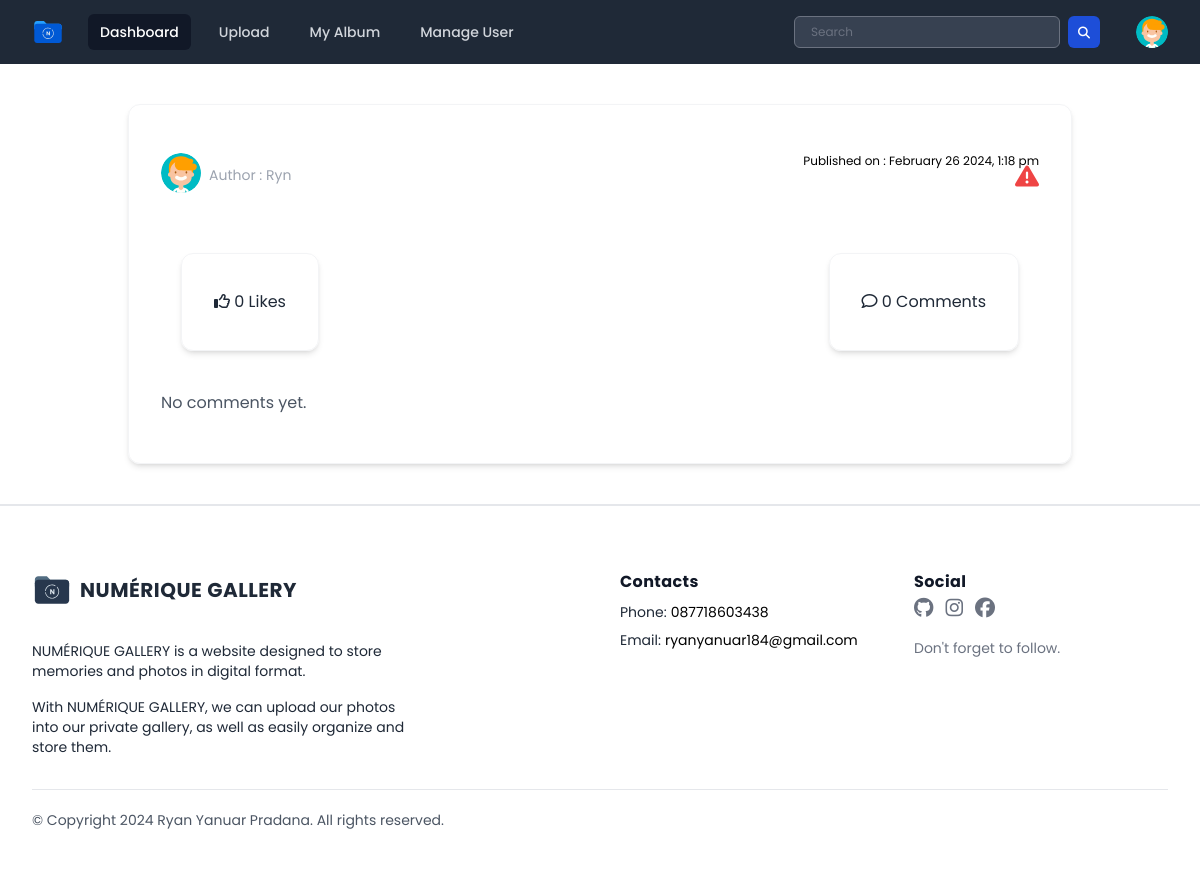
The page /public/page/user/post.php?photoID=19 (signed in) on the database its author committed.
### tables this page shows
CREATE TABLE `users` (
  `userID` int(11) NOT NULL,
  `name` varchar(255) DEFAULT NULL,
  `username` varchar(50) NOT NULL,
  `password` varchar(255) NOT NULL,
  `email` varchar(100) NOT NULL,
  `access_level` varchar(50) DEFAULT 'user',
  `last_login` datetime DEFAULT NULL,
  `createdAt` timestamp NOT NULL DEFAULT current_timestamp(),
  `profile_photo` varchar(255) DEFAULT 'default_profile.svg'
);

CREATE TABLE `photos` (
  `photoID` int(11) NOT NULL,
  `userID` int(11) NOT NULL,
  `albumID` int(11) DEFAULT 0,
  `title` varchar(100) DEFAULT NULL,
  `description` text DEFAULT NULL,
  `image_path` varchar(255) DEFAULT NULL,
  `createdAt` timestamp NOT NULL DEFAULT current_timestamp() ON UPDATE current_timestamp()
);

### public/page/user/post.php (the view, shortened to what the rows shown need)
<?php
include "../../../database/koneksi.php";
$photoID = isset($_GET['photoID']) ? $_GET['photoID'] : null;
$username = $_SESSION["username"];
$queryUserID = "SELECT * FROM users WHERE username = '$username'";
$resultUser = mysqli_query($conn, $queryUserID);
if ($resultUser && mysqli_num_rows($resultUser) > 0) {
    $rowUser = mysqli_fetch_assoc($resultUser);
    $profile_photo = $rowUser["profile_photo"];
    $username = $rowUser["username"];
    if ($photoID) {
        $query = "SELECT photos.photoID, photos.userID, photos.title, photos.description, photos.image_path, photos.createdAt, users.name, users.username
        FROM photos
        INNER JOIN users ON photos.userID = users.userID
        WHERE photos.photoID = $photoID";
        $result = mysqli_query($conn, $query);
        if ($result && mysqli_num_rows($result) > 0) {
            $row = mysqli_fetch_assoc($result);
            $createdAt = date('F j Y, g:i a', strtotime($row['createdAt']));
            $username = $row['username'];
        }
    }
}
?>
<!DOCTYPE html>
<html lang="en">
<head>
    <link rel="stylesheet" href="../../css/output.css">
    <link rel="stylesheet" href="../../css/style.css">
    <link rel="stylesheet" href="../../css/all.min.css">
    <link rel="stylesheet" href="../../css/fontawesome.min.css">
</head>
<body class="h-screen overflow-x-hidden font-poppins">
    <div x-data="{ open: false, profileMenuOpen: false }">
        <nav class="bg-gray-800">
            <div class="mx-auto max-w-7xl px-2 sm:px-6 lg:px-8">
                <div class="relative flex h-16 items-center justify-between">
                    <div class="flex items-center">
                        <div class="absolute inset-y-0 right-0 flex items-center pr-2 sm:static sm:inset-auto sm:ml-6 sm:pr-0">
                            <div class="relative ml-3">
                                <div>
                                    <button @click="profileMenuOpen = !profileMenuOpen" type="button" class="relative flex rounded-full bg-gray-800 text-sm focus:outline-none focus:ring-2 focus:ring-white focus:ring-offset-2 focus:ring-offset-gray-800" id="user-menu-button" aria-expanded="false" aria-haspopup="true">
                                        <span class="absolute -inset-1.5"></span>
                                        <img class="h-8 w-8 rounded-full" src="../../../database/uploads/<?= $profile_photo ?>" alt="<?= $row['username'] ?> profile photo">
                                    </button>
                                </div>
                            </div>
                        </div>
                    </div>
                </div>
            </div>
        </nav>
    </div>
    <div class="container mx-auto ">
        <div class="m-10 border-gray-100 border shadow-md rounded-xl py-12 px-8">
            <div class="mx-auto flex justify-between">
                <div class="flex items-center">
                    <img src="../../../database/uploads/<?= $profile_photo ?>" alt="" class="w-10 mr-2 rounded-full">
                    <div class="">
                        <p class="pt-1 text-sm text-gray-400">
                            <span class="font-normal">Author : </span><?= $username ?>
                        </p>
                    </div>
                </div>
                <div class="relative">
                    <p class="text-xs">
                        <span>Published on : </span><?= $createdAt ?>
                    </p>
                    <button onclick="toggleReportPopup()" class="absolute bottom-0 right-0 pt-2 text-2xl text-red-500 hover:text-red-700">
                        <i class="fa-solid fa-triangle-exclamation"></i>
                    </button>
                </div>
            </div>
        </div>
    </div>
</body>
</html>

### rows shown on the page
users: profile_photo (placeholder picture)
photos: userID.username "Ryn", createdAt "February 26 2024, 1:18 pm"

### other values the page prints
$totalLikes "0"
$totalComment "0"
